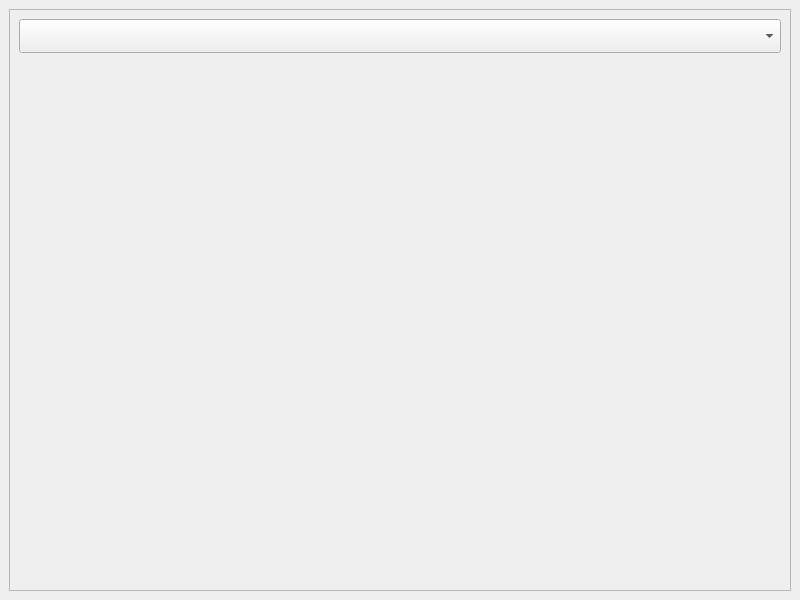
<?xml version="1.0" encoding="UTF-8"?>
<ui version="4.0">
 <class>MainWindow</class>
 <widget class="QMainWindow" name="MainWindow">
  <property name="geometry">
   <rect>
    <x>0</x>
    <y>0</y>
    <width>800</width>
    <height>600</height>
   </rect>
  </property>
  <property name="windowTitle">
   <string>Temas</string>
  </property>
  <property name="unifiedTitleAndToolBarOnMac">
   <bool>false</bool>
  </property>
  <widget class="QWidget" name="centralwidget">
   <property name="styleSheet">
    <string notr="true">* {
	padding: 0px;
}</string>
   </property>
   <layout class="QVBoxLayout" name="verticalLayout">
    <item>
     <widget class="QScrollArea" name="scrollArea">
      <property name="widgetResizable">
       <bool>true</bool>
      </property>
      <property name="alignment">
       <set>Qt::AlignHCenter|Qt::AlignTop</set>
      </property>
      <widget class="QWidget" name="scrollAreaWidgetContents">
       <property name="geometry">
        <rect>
         <x>0</x>
         <y>0</y>
         <width>780</width>
         <height>580</height>
        </rect>
       </property>
       <property name="sizePolicy">
        <sizepolicy hsizetype="Preferred" vsizetype="Expanding">
         <horstretch>0</horstretch>
         <verstretch>0</verstretch>
        </sizepolicy>
       </property>
       <layout class="QVBoxLayout" name="verticalLayout_2">
        <item>
         <layout class="QGridLayout" name="gridLayout">
          <item row="0" column="0">
           <widget class="QComboBox" name="themes_combo_box">
            <property name="styleSheet">
             <string notr="true">padding: 8px;</string>
            </property>
           </widget>
          </item>
          <item row="1" column="0">
           <widget class="QWidget" name="widget" native="true">
            <property name="sizePolicy">
             <sizepolicy hsizetype="Preferred" vsizetype="Expanding">
              <horstretch>0</horstretch>
              <verstretch>0</verstretch>
             </sizepolicy>
            </property>
           </widget>
          </item>
         </layout>
        </item>
       </layout>
      </widget>
     </widget>
    </item>
   </layout>
  </widget>
 </widget>
 <resources/>
 <connections/>
</ui>
